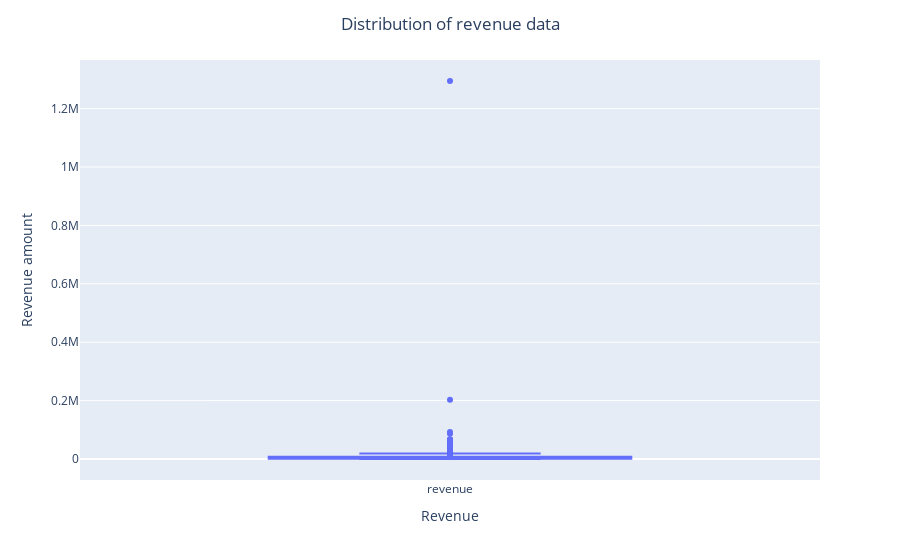

This figure's notebook cell:
### Code cell
#The median value is 2.9 thousand. The main range is from 50 to 19 thousand. There are outliers that clearly affect the result of the analysis
plt.figure()
fig = px.box(orders['revenue'])
fig.update_layout(title='Distribution of revenue data', title_x=0.5)
fig.update_yaxes(title_text='Revenue amount')
fig.update_xaxes(title_text='Revenue')
fig.show()
plt.show()

### Figure 1 — Plotly figure (JSON) as saved in the notebook; plotly's stock layout.template omitted (floating-point values rounded to 4 significant figures; data arrays with more than 128 entries replaced by an {"elided": "..."} marker saying what was removed)
{"data": [{"alignmentgroup": "True", "hovertemplate": "variable=%{x}<br>value=%{y}<extra></extra>", "legendgroup": "", "marker": {"color": "#636efa"}, "name": "", "notched": false, "offsetgroup": "", "orientation": "v", "showlegend": false, "type": "box", "x": {"elided": "1016 str values"}, "x0": " ", "xaxis": "x", "y": {"elided": "1016 int values"}, "y0": " ", "yaxis": "y"}], "layout": {"boxmode": "group", "legend": {"tracegroupgap": 0}, "margin": {"t": 60}, "title": {"text": "Distribution of revenue data", "x": 0.5}, "xaxis": {"anchor": "y", "domain": [0, 1], "title": {"text": "Revenue"}}, "yaxis": {"anchor": "x", "domain": [0, 1], "title": {"text": "Revenue amount"}}}}
